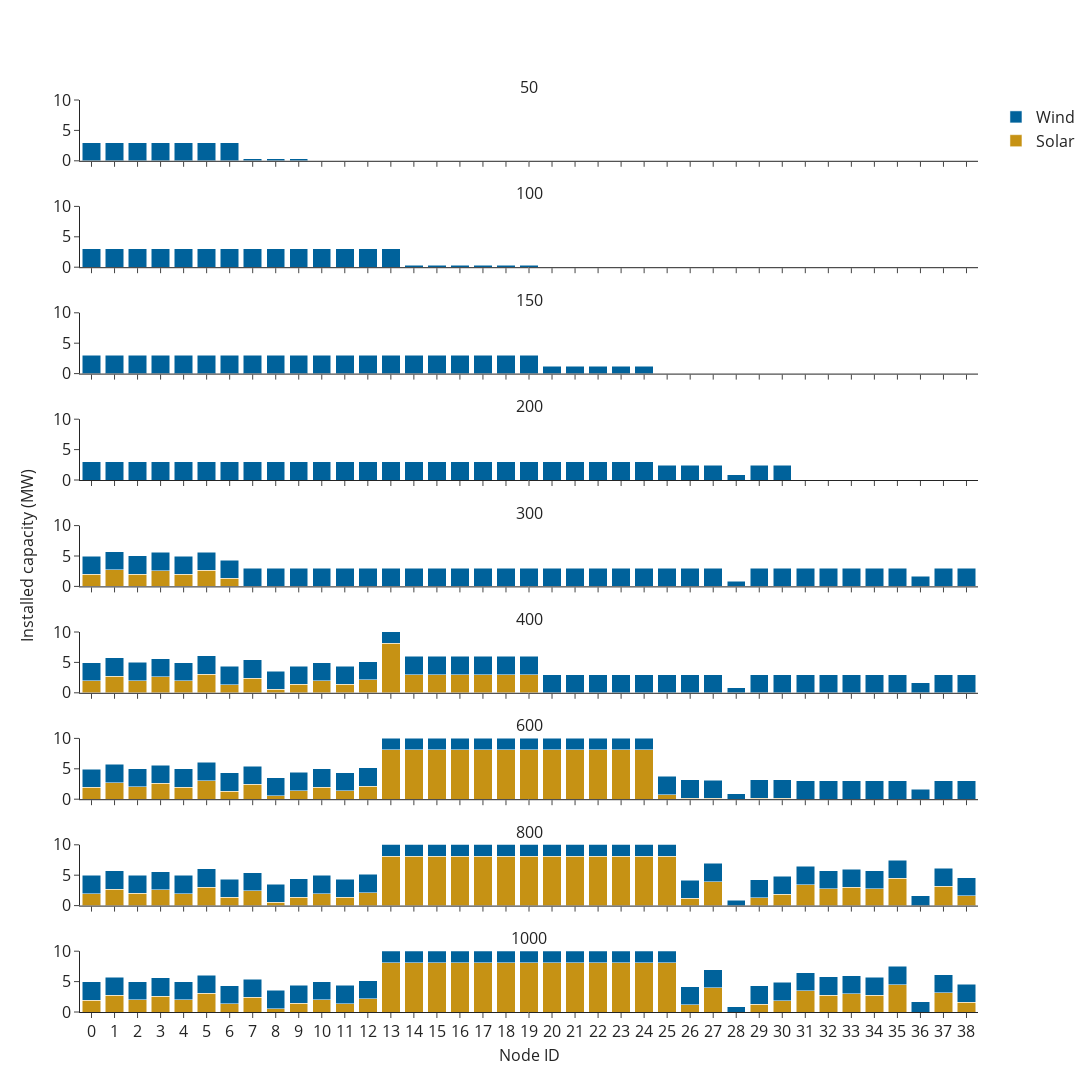

Source (notebook cell):
### Markdown cell above
## Scenario 2: LMI nodes have lower hosting capacities

### Code cell
# Initialize the result dataframe
df = pd.DataFrame(columns=["b", "new_solar_cap", "new_wind_cap"])
# Initialize the budget list
budget_list = [50, 100, 150, 200, 300, 400, 600, 800, 1000]

# For a given budget, run the optimization model
for b_i in budget_list:
    results = run_opt(alpha=2, beta=0, b=b_i, scenario=2, verbose=False)
    d = pd.DataFrame()
    d["b"] = [b_i] * node_number
    d["node_id"] = np.array([str(i) for i in range(node_number)])
    d["new_solar_cap"] = results["new_solar_cap"]
    d["new_wind_cap"] = results["new_wind_cap"]
    df = pd.concat([df, d], ignore_index=True)
    # print(f"budget @ {b_i}", results)
df = df.reset_index(drop=True)

# Plot the full results
fig = make_subplots(rows=9, cols=1, shared_xaxes=True, 
                    y_title='Installed capacity (MW)',
                    x_title='Node ID',
                    subplot_titles=("50", "100", "150", "200", "300", "400", "600", "800", "1000"),
                    vertical_spacing=0.05
                   )

for i in [i for i in range(len(budget_list))]:
    d = df[df["b"] == budget_list[i]].reset_index(drop=True)
    legend_show = True if i == 0 else False
    fig.add_trace(go.Bar(x=d["node_id"], y=d["new_solar_cap"], 
                         name="Solar", showlegend=legend_show,
                         marker_color="#C69214"), row=i+1, col=1)
    fig.add_trace(go.Bar(x=d["node_id"], y=d["new_wind_cap"], 
                         name="Wind", showlegend=legend_show,
                         marker_color="#00629B"), row=i+1, col=1)
    fig.update_yaxes(range=[0, 10], row=i+1, col=1)

fig.update_layout(
    font=dict(size=16),
    template="simple_white", barmode="stack",
    width = 1800, height = 1200,
#     title="DER capacity as budget increases",
)

fig.show()
# fig.write_image("graphs/f_r2.png", scale=8)

### Figure 1 — Plotly figure (JSON) as saved in the notebook; plotly's stock layout.template omitted (floating-point values rounded to 4 significant figures)
{"data": [{"marker": {"color": "#C69214"}, "name": "Solar", "showlegend": true, "type": "bar", "x": ["0", "1", "2", "3", "4", "5", "6", "7", "8", "9", "10", "11", "12", "13", "14", "15", "16", "17", "18", "19", "20", "21", "22", "23", "24", "25", "26", "27", "28", "29", "30", "31", "32", "33", "34", "35", "36", "37", "38"], "xaxis": "x", "y": [0, 0, 0, 0, 0, 0, 0, 0, 0, 0, 0, 0, 0, 0, 0, 0, 0, 0, 0, 0, 0, 0, 0, 0, 0, 0, 0, 0, 0, 0, 0, 0, 0, 0, 0, 0, 0, 0, 0], "yaxis": "y"}, {"marker": {"color": "#00629B"}, "name": "Wind", "showlegend": true, "type": "bar", "x": ["0", "1", "2", "3", "4", "5", "6", "7", "8", "9", "10", "11", "12", "13", "14", "15", "16", "17", "18", "19", "20", "21", "22", "23", "24", "25", "26", "27", "28", "29", "30", "31", "32", "33", "34", "35", "36", "37", "38"], "xaxis": "x", "y": [3, 3, 3, 3, 3, 3, 3, 0.33, 0.33, 0.33, 0, 0, 0, 0, 0, 0, 0, 0, 0, 0, 0, 0, 0, 0, 0, 0, 0, 0, 0, 0, 0, 0, 0, 0, 0, 0, 0, 0, 0], "yaxis": "y"}, {"marker": {"color": "#C69214"}, "name": "Solar", "showlegend": false, "type": "bar", "x": ["0", "1", "2", "3", "4", "5", "6", "7", "8", "9", "10", "11", "12", "13", "14", "15", "16", "17", "18", "19", "20", "21", "22", "23", "24", "25", "26", "27", "28", "29", "30", "31", "32", "33", "34", "35", "36", "37", "38"], "xaxis": "x2", "y": [0, 0, 0, 0, 0, 0, 0, 0, 0, 0, 0, 0, 0, 0, 0, 0, 0, 0, 0, 0, 0, 0, 0, 0, 0, 0, 0, 0, 0, 0, 0, 0, 0, 0, 0, 0, 0, 0, 0], "yaxis": "y2"}, {"marker": {"color": "#00629B"}, "name": "Wind", "showlegend": false, "type": "bar", "x": ["0", "1", "2", "3", "4", "5", "6", "7", "8", "9", "10", "11", "12", "13", "14", "15", "16", "17", "18", "19", "20", "21", "22", "23", "24", "25", "26", "27", "28", "29", "30", "31", "32", "33", "34", "35", "36", "37", "38"], "xaxis": "x2", "y": [3, 3, 3, 3, 3, 3, 3, 3, 3, 3, 3, 3, 3, 3, 0.33, 0.33, 0.33, 0.33, 0.33, 0.33, 0, 0, 0, 0, 0, 0, 0, 0, 0, 0, 0, 0, 0, 0, 0, 0, 0, 0, 0], "yaxis": "y2"}, {"marker": {"color": "#C69214"}, "name": "Solar", "showlegend": false, "type": "bar", "x": ["0", "1", "2", "3", "4", "5", "6", "7", "8", "9", "10", "11", "12", "13", "14", "15", "16", "17", "18", "19", "20", "21", "22", "23", "24", "25", "26", "27", "28", "29", "30", "31", "32", "33", "34", "35", "36", "37", "38"], "xaxis": "x3", "y": [0, 0, 0, 0, 0, 0, 0, 0, 0, 0, 0, 0, 0, 0, 0, 0, 0, 0, 0, 0, 0, 0, 0, 0, 0, 0, 0, 0, 0, 0, 0, 0, 0, 0, 0, 0, 0, 0, 0], "yaxis": "y3"}, {"marker": {"color": "#00629B"}, "name": "Wind", "showlegend": false, "type": "bar", "x": ["0", "1", "2", "3", "4", "5", "6", "7", "8", "9", "10", "11", "12", "13", "14", "15", "16", "17", "18", "19", "20", "21", "22", "23", "24", "25", "26", "27", "28", "29", "30", "31", "32", "33", "34", "35", "36", "37", "38"], "xaxis": "x3", "y": [3, 3, 3, 3, 3, 3, 3, 3, 3, 3, 3, 3, 3, 3, 3, 3, 3, 3, 3, 3, 1.19, 1.19, 1.19, 1.19, 1.19, 0, 0, 0, 0, 0, 0, 0, 0, 0, 0, 0, 0, 0, 0], "yaxis": "y3"}, {"marker": {"color": "#C69214"}, "name": "Solar", "showlegend": false, "type": "bar", "x": ["0", "1", "2", "3", "4", "5", "6", "7", "8", "9", "10", "11", "12", "13", "14", "15", "16", "17", "18", "19", "20", "21", "22", "23", "24", "25", "26", "27", "28", "29", "30", "31", "32", "33", "34", "35", "36", "37", "38"], "xaxis": "x4", "y": [0, 0, 0, 0, 0, 0, 0, 0, 0, 0, 0, 0, 0, 0, 0, 0, 0, 0, 0, 0, 0, 0, 0, 0, 0, 0, 0, 0, 0, 0, 0, 0, 0, 0, 0, 0, 0, 0, 0], "yaxis": "y4"}, {"marker": {"color": "#00629B"}, "name": "Wind", "showlegend": false, "type": "bar", "x": ["0", "1", "2", "3", "4", "5", "6", "7", "8", "9", "10", "11", "12", "13", "14", "15", "16", "17", "18", "19", "20", "21", "22", "23", "24", "25", "26", "27", "28", "29", "30", "31", "32", "33", "34", "35", "36", "37", "38"], "xaxis": "x4", "y": [3, 3, 3, 3, 3, 3, 3, 3, 3, 3, 3, 3, 3, 3, 3, 3, 3, 3, 3, 3, 3, 3, 3, 3, 3, 2.42, 2.41, 2.42, 0.86, 2.41, 2.41, 0, 0, 0, 0, 0, 0, 0, 0], "yaxis": "y4"}, {"marker": {"color": "#C69214"}, "name": "Solar", "showlegend": false, "type": "bar", "x": ["0", "1", "2", "3", "4", "5", "6", "7", "8", "9", "10", "11", "12", "13", "14", "15", "16", "17", "18", "19", "20", "21", "22", "23", "24", "25", "26", "27", "28", "29", "30", "31", "32", "33", "34", "35", "36", "37", "38"], "xaxis": "x5", "y": [1.96, 2.73, 2.01, 2.6, 1.98, 2.62, 1.34, 0, 0, 0, 0, 0, 0, 0, 0, 0, 0, 0, 0, 0, 0, 0, 0, 0, 0, 0, 0, 0, 0, 0, 0, 0, 0, 0, 0, 0, 0, 0, 0], "yaxis": "y5"}, {"marker": {"color": "#00629B"}, "name": "Wind", "showlegend": false, "type": "bar", "x": ["0", "1", "2", "3", "4", "5", "6", "7", "8", "9", "10", "11", "12", "13", "14", "15", "16", "17", "18", "19", "20", "21", "22", "23", "24", "25", "26", "27", "28", "29", "30", "31", "32", "33", "34", "35", "36", "37", "38"], "xaxis": "x5", "y": [3, 3, 3, 3, 3, 3, 3, 3, 3, 3, 3, 3, 3, 3, 3, 3, 3, 3, 3, 3, 3, 3, 3, 3, 3, 3, 3, 3, 0.86, 3, 3, 3, 3, 3, 3, 3, 1.65, 3, 3], "yaxis": "y5"}, {"marker": {"color": "#C69214"}, "name": "Solar", "showlegend": false, "type": "bar", "x": ["0", "1", "2", "3", "4", "5", "6", "7", "8", "9", "10", "11", "12", "13", "14", "15", "16", "17", "18", "19", "20", "21", "22", "23", "24", "25", "26", "27", "28", "29", "30", "31", "32", "33", "34", "35", "36", "37", "38"], "xaxis": "x6", "y": [1.96, 2.73, 2.01, 2.6, 1.98, 3.06, 1.34, 2.42, 0.55, 1.4, 1.98, 1.37, 2.14, 8.14, 3, 3, 3, 3, 3, 3, 0, 0, 0, 0, 0, 0, 0, 0, 0, 0, 0, 0, 0, 0, 0, 0, 0, 0, 0], "yaxis": "y6"}, {"marker": {"color": "#00629B"}, "name": "Wind", "showlegend": false, "type": "bar", "x": ["0", "1", "2", "3", "4", "5", "6", "7", "8", "9", "10", "11", "12", "13", "14", "15", "16", "17", "18", "19", "20", "21", "22", "23", "24", "25", "26", "27", "28", "29", "30", "31", "32", "33", "34", "35", "36", "37", "38"], "xaxis": "x6", "y": [3, 3, 3, 3, 3, 3, 3, 3, 3, 3, 3, 3, 3, 3, 3, 3, 3, 3, 3, 3, 3, 3, 3, 3, 3, 3, 3, 3, 0.86, 3, 3, 3, 3, 3, 3, 3, 1.65, 3, 3], "yaxis": "y6"}, {"marker": {"color": "#C69214"}, "name": "Solar", "showlegend": false, "type": "bar", "x": ["0", "1", "2", "3", "4", "5", "6", "7", "8", "9", "10", "11", "12", "13", "14", "15", "16", "17", "18", "19", "20", "21", "22", "23", "24", "25", "26", "27", "28", "29", "30", "31", "32", "33", "34", "35", "36", "37", "38"], "xaxis": "x7", "y": [1.96, 2.73, 2.01, 2.6, 1.98, 3.06, 1.34, 2.42, 0.55, 1.4, 1.98, 1.37, 2.14, 8.14, 8.14, 8.14, 8.14, 8.14, 8.14, 8.14, 8.14, 8.14, 8.14, 8.14, 8.14, 0.77, 0.17, 0.13, 0, 0.17, 0.18, 0, 0, 0, 0, 0, 0, 0, 0], "yaxis": "y7"}, {"marker": {"color": "#00629B"}, "name": "Wind", "showlegend": false, "type": "bar", "x": ["0", "1", "2", "3", "4", "5", "6", "7", "8", "9", "10", "11", "12", "13", "14", "15", "16", "17", "18", "19", "20", "21", "22", "23", "24", "25", "26", "27", "28", "29", "30", "31", "32", "33", "34", "35", "36", "37", "38"], "xaxis": "x7", "y": [3, 3, 3, 3, 3, 3, 3, 3, 3, 3, 3, 3, 3, 3, 3, 3, 3, 3, 3, 3, 3, 3, 3, 3, 3, 3, 3, 3, 0.86, 3, 3, 3, 3, 3, 3, 3, 1.65, 3, 3], "yaxis": "y7"}, {"marker": {"color": "#C69214"}, "name": "Solar", "showlegend": false, "type": "bar", "x": ["0", "1", "2", "3", "4", "5", "6", "7", "8", "9", "10", "11", "12", "13", "14", "15", "16", "17", "18", "19", "20", "21", "22", "23", "24", "25", "26", "27", "28", "29", "30", "31", "32", "33", "34", "35", "36", "37", "38"], "xaxis": "x8", "y": [1.96, 2.73, 2.01, 2.6, 1.98, 3.06, 1.34, 2.42, 0.55, 1.4, 1.98, 1.37, 2.14, 8.14, 8.14, 8.14, 8.14, 8.14, 8.14, 8.14, 8.14, 8.14, 8.14, 8.14, 8.14, 8.14, 1.17, 3.96, 0, 1.29, 1.86, 3.47, 2.76, 2.99, 2.75, 4.49, 0, 3.15, 1.6], "yaxis": "y8"}, {"marker": {"color": "#00629B"}, "name": "Wind", "showlegend": false, "type": "bar", "x": ["0", "1", "2", "3", "4", "5", "6", "7", "8", "9", "10", "11", "12", "13", "14", "15", "16", "17", "18", "19", "20", "21", "22", "23", "24", "25", "26", "27", "28", "29", "30", "31", "32", "33", "34", "35", "36", "37", "38"], "xaxis": "x8", "y": [3, 3, 3, 3, 3, 3, 3, 3, 3, 3, 3, 3, 3, 3, 3, 3, 3, 3, 3, 3, 3, 3, 3, 3, 3, 3, 3, 3, 0.86, 3, 3, 3, 3, 3, 3, 3, 1.65, 3, 3], "yaxis": "y8"}, {"marker": {"color": "#C69214"}, "name": "Solar", "showlegend": false, "type": "bar", "x": ["0", "1", "2", "3", "4", "5", "6", "7", "8", "9", "10", "11", "12", "13", "14", "15", "16", "17", "18", "19", "20", "21", "22", "23", "24", "25", "26", "27", "28", "29", "30", "31", "32", "33", "34", "35", "36", "37", "38"], "xaxis": "x9", "y": [1.96, 2.73, 2.01, 2.6, 1.98, 3.06, 1.34, 2.42, 0.55, 1.4, 1.98, 1.37, 2.14, 8.14, 8.14, 8.14, 8.14, 8.14, 8.14, 8.14, 8.14, 8.14, 8.14, 8.14, 8.14, 8.14, 1.17, 3.96, 0, 1.29, 1.86, 3.47, 2.76, 2.99, 2.75, 4.49, 0, 3.15, 1.6], "yaxis": "y9"}, {"marker": {"color": "#00629B"}, "name": "Wind", "showlegend": false, "type": "bar", "x": ["0", "1", "2", "3", "4", "5", "6", "7", "8", "9", "10", "11", "12", "13", "14", "15", "16", "17", "18", "19", "20", "21", "22", "23", "24", "25", "26", "27", "28", "29", "30", "31", "32", "33", "34", "35", "36", "37", "38"], "xaxis": "x9", "y": [3, 3, 3, 3, 3, 3, 3, 3, 3, 3, 3, 3, 3, 3, 3, 3, 3, 3, 3, 3, 3, 3, 3, 3, 3, 3, 3, 3, 0.86, 3, 3, 3, 3, 3, 3, 3, 1.65, 3, 3], "yaxis": "y9"}], "layout": {"annotations": [{"font": {"size": 16}, "showarrow": false, "text": "50", "x": 0.5, "xanchor": "center", "xref": "paper", "y": 1, "yanchor": "bottom", "yref": "paper"}, {"font": {"size": 16}, "showarrow": false, "text": "100", "x": 0.5, "xanchor": "center", "xref": "paper", "y": 0.8833, "yanchor": "bottom", "yref": "paper"}, {"font": {"size": 16}, "showarrow": false, "text": "150", "x": 0.5, "xanchor": "center", "xref": "paper", "y": 0.7667, "yanchor": "bottom", "yref": "paper"}, {"font": {"size": 16}, "showarrow": false, "text": "200", "x": 0.5, "xanchor": "center", "xref": "paper", "y": 0.65, "yanchor": "bottom", "yref": "paper"}, {"font": {"size": 16}, "showarrow": false, "text": "300", "x": 0.5, "xanchor": "center", "xref": "paper", "y": 0.5333, "yanchor": "bottom", "yref": "paper"}, {"font": {"size": 16}, "showarrow": false, "text": "400", "x": 0.5, "xanchor": "center", "xref": "paper", "y": 0.4167, "yanchor": "bottom", "yref": "paper"}, {"font": {"size": 16}, "showarrow": false, "text": "600", "x": 0.5, "xanchor": "center", "xref": "paper", "y": 0.3, "yanchor": "bottom", "yref": "paper"}, {"font": {"size": 16}, "showarrow": false, "text": "800", "x": 0.5, "xanchor": "center", "xref": "paper", "y": 0.1833, "yanchor": "bottom", "yref": "paper"}, {"font": {"size": 16}, "showarrow": false, "text": "1000", "x": 0.5, "xanchor": "center", "xref": "paper", "y": 0.06667, "yanchor": "bottom", "yref": "paper"}, {"font": {"size": 16}, "showarrow": false, "text": "Node ID", "x": 0.5, "xanchor": "center", "xref": "paper", "y": 0, "yanchor": "top", "yref": "paper", "yshift": -30}, {"font": {"size": 16}, "showarrow": false, "text": "Installed capacity (MW)", "textangle": -90, "x": 0, "xanchor": "right", "xref": "paper", "xshift": -40, "y": 0.5, "yanchor": "middle", "yref": "paper"}], "barmode": "stack", "font": {"size": 16}, "height": 1200, "width": 1800, "xaxis": {"anchor": "y", "domain": [0, 1], "matches": "x9", "showticklabels": false}, "xaxis2": {"anchor": "y2", "domain": [0, 1], "matches": "x9", "showticklabels": false}, "xaxis3": {"anchor": "y3", "domain": [0, 1], "matches": "x9", "showticklabels": false}, "xaxis4": {"anchor": "y4", "domain": [0, 1], "matches": "x9", "showticklabels": false}, "xaxis5": {"anchor": "y5", "domain": [0, 1], "matches": "x9", "showticklabels": false}, "xaxis6": {"anchor": "y6", "domain": [0, 1], "matches": "x9", "showticklabels": false}, "xaxis7": {"anchor": "y7", "domain": [0, 1], "matches": "x9", "showticklabels": false}, "xaxis8": {"anchor": "y8", "domain": [0, 1], "matches": "x9", "showticklabels": false}, "xaxis9": {"anchor": "y9", "domain": [0, 1]}, "yaxis": {"anchor": "x", "domain": [0.9333, 1], "range": [0, 10]}, "yaxis2": {"anchor": "x2", "domain": [0.8167, 0.8833], "range": [0, 10]}, "yaxis3": {"anchor": "x3", "domain": [0.7, 0.7667], "range": [0, 10]}, "yaxis4": {"anchor": "x4", "domain": [0.5833, 0.65], "range": [0, 10]}, "yaxis5": {"anchor": "x5", "domain": [0.4667, 0.5333], "range": [0, 10]}, "yaxis6": {"anchor": "x6", "domain": [0.35, 0.4167], "range": [0, 10]}, "yaxis7": {"anchor": "x7", "domain": [0.2333, 0.3], "range": [0, 10]}, "yaxis8": {"anchor": "x8", "domain": [0.1167, 0.1833], "range": [0, 10]}, "yaxis9": {"anchor": "x9", "domain": [0, 0.06667], "range": [0, 10]}}}
